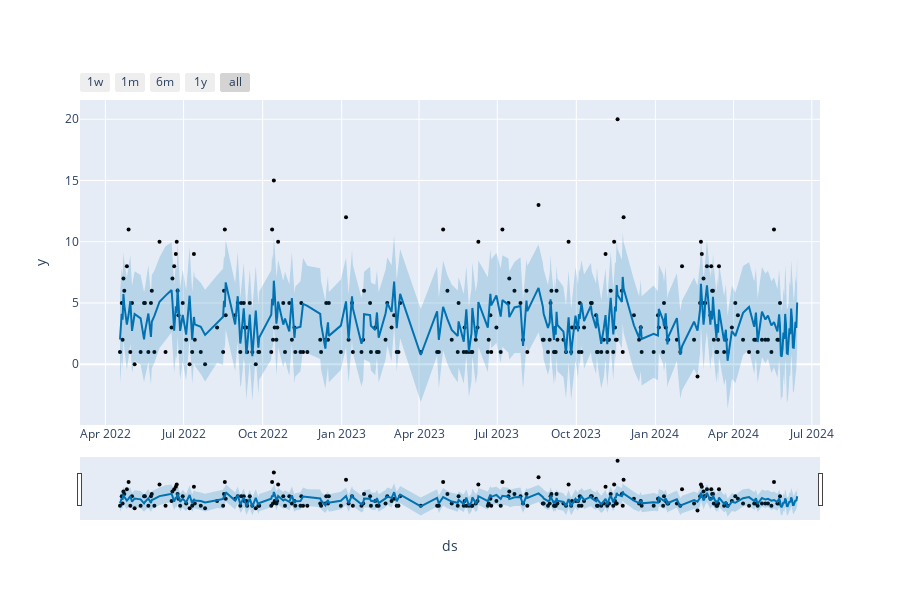

Notebook cell for this chart:
### Code cell
from prophet.plot import plot_plotly, plot_components_plotly

plot_plotly(m, forecast)

### Figure 1 — Plotly figure (JSON) as saved in the notebook; plotly's stock layout.template omitted (floating-point values rounded to 4 significant figures; data arrays with more than 128 entries replaced by an {"elided": "..."} marker saying what was removed)
{"data": [{"marker": {"color": "black", "size": 4}, "mode": "markers", "name": "Actual", "type": "scatter", "x": {"elided": "224 str values"}, "y": {"elided": "224 int values"}}, {"hoverinfo": "skip", "line": {"width": 0}, "mode": "lines", "type": "scatter", "x": {"elided": "244 str values"}, "y": {"elided": "244 float values"}}, {"fill": "tonexty", "fillcolor": "rgba(0, 114, 178, 0.2)", "line": {"color": "#0072B2", "width": 2}, "mode": "lines", "name": "Predicted", "type": "scatter", "x": {"elided": "244 str values"}, "y": {"elided": "244 float values"}}, {"fill": "tonexty", "fillcolor": "rgba(0, 114, 178, 0.2)", "hoverinfo": "skip", "line": {"width": 0}, "mode": "lines", "type": "scatter", "x": {"elided": "244 str values"}, "y": {"elided": "244 float values"}}], "layout": {"height": 600, "showlegend": false, "width": 900, "xaxis": {"rangeselector": {"buttons": [{"count": 7, "label": "1w", "step": "day", "stepmode": "backward"}, {"count": 1, "label": "1m", "step": "month", "stepmode": "backward"}, {"count": 6, "label": "6m", "step": "month", "stepmode": "backward"}, {"count": 1, "label": "1y", "step": "year", "stepmode": "backward"}, {"step": "all"}]}, "rangeslider": {"visible": true}, "title": {"text": "ds"}, "type": "date"}, "yaxis": {"title": {"text": "y"}}}}
